Frame 1 (no input): blank canvas, image omitted
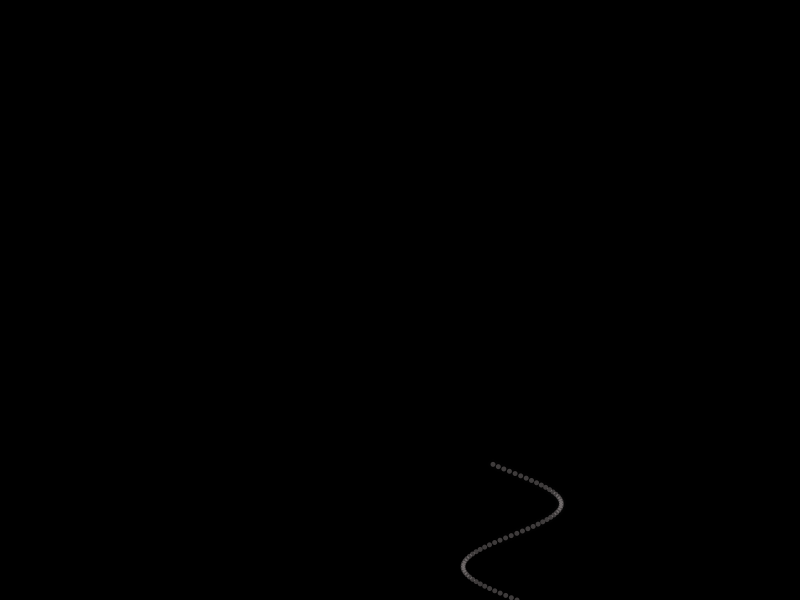
Frame 60 (the mouse pressed at the canvas centre just before this capture)
Frame 120 (the mouse held since frame 60 and released just before this capture): blank canvas, image omitted

The Processing sketch that drew this single still picture (run headless with seeded random() and noise(); from frame 60 on, the mouse is pressed at the canvas centre):

// Processing sketch: Locura_en_Circulos7
// ── Locura_en_Circulos7.pde
int maxcircles =1;
Circle[] circulos = new Circle[maxcircles];
boolean fondo=false,rand=false;

void setup(){
  size(800,600);
  background(0);
  smooth();
  frameRate(30);
  for(int i=0;i<maxcircles;i++){
    int rX = (int)random(width);
    float rS = random(5);
    int a=(int)random(255);
    color rC = color(255,a,a,(int)random(255));
    circulos[i]=new Circle(rX,height,rS,rC); 
  }
}
void draw(){
  if(fondo){
    background(0);
  }
  for(int i=0;i<maxcircles;i++){
    circulos[i].display();
    circulos[i].update();
  }
}

class Circle{
  float x, y, speed;
  color relleno;
  int tam;
  int tamLast;
  boolean grow=true;
  float r=0;
  
  Circle(float xpos, float ypos, float s){
    x=xpos;
    y=ypos;
    speed=s;
    relleno=255;
    tam=5;
  }
  Circle(float xpos, float ypos, float s, color c){
    x=xpos;
    y=ypos;
    speed=s;
    relleno=c;
    tam=5;
  }
  Circle(float xpos, float ypos, float s, color c, int t){
    x=xpos;
    y=ypos;
    speed=s;
    relleno=c;
    tam=t;
  }
  void update(){
    y-=1+speed;
    x+=sin(y/20)*(5+speed/2);
    if(y<=0){
      y=height;
      x=(int)random(width);//Con el tiempo se desplazan para la derecha
    }
  }
  void display(){
    noStroke();
    pushMatrix();
    translate(x, y);
    for(float b=tam;b<(tam*1.5+r*tam/5);b+=5){
      fill(relleno,5);
      ellipse(0, 0, b, b);
    }
    fill(relleno);
    ellipse(0, 0, tam, tam);
    popMatrix();
    
     if(grow){
       r += 0.1;
       if ( r > 15 ) grow = false;
     }else{
       r -= 0.1;
       if ( r < 15 ) grow = true;
     } 
  }
  void updateSizeUp(){
    tam+=5;
  }
  void updateSizeDown(){
    tam-=5;
  }
  void updateSizeRand(){
    if(tam==0){
      tam=5;
    }
    tamLast = tam;
    tam=5+(int)random(40);
  }
  void updateSizeNoRand(){
    tam = tamLast;
  }
}


void mousePressed()
{
  if(fondo==false){
    fondo=true;
  }else{
    fondo=false;
  }
}

void keyPressed() {
  if (key == CODED) {
    if (keyCode == UP) {
      for(int i =0;i<maxcircles;i++){
        circulos[i].updateSizeUp();
      }
    }
    if (keyCode == DOWN) {
      for(int i =0;i<maxcircles;i++){
        circulos[i].updateSizeDown();
      }
    }
  }
  if(key=='r'){
    if(rand==true){
      for(int i =0;i<maxcircles;i++){
        circulos[i].updateSizeRand();
      }
      rand=false;
    }else{
      for(int i =0;i<maxcircles;i++){
        circulos[i].updateSizeNoRand();
      }
      rand=true;
    }
  }
}
